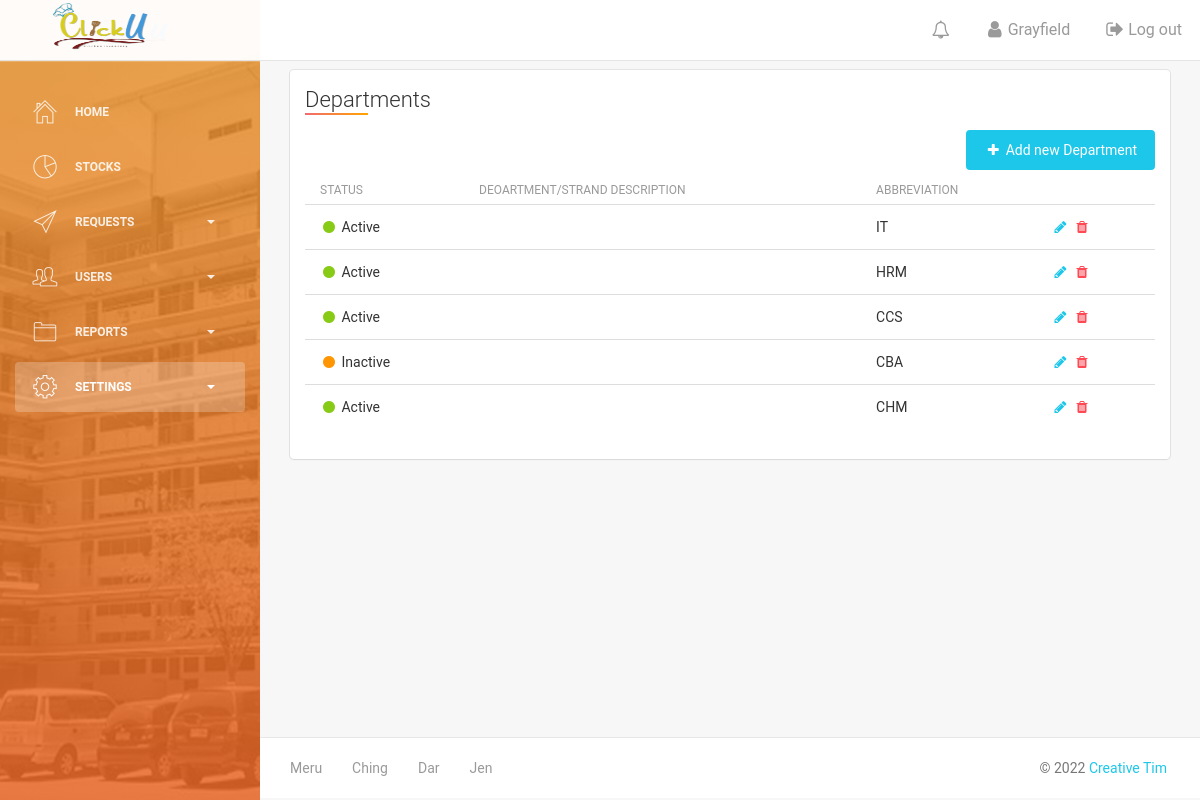
Page /manage_departments.php (signed in) on the committed database.
### tables this page shows
CREATE TABLE `department` (
  `dept_id` int(100) NOT NULL,
  `dept_name` varchar(50) NOT NULL
);

### manage_departments.php (the view, shortened to what this page needs)
<?php include('header.php') ?>
<br><br>
<div class="content" >
    <div class="container-fluid">
        <div class="row">
            <div class="col-md-12">
                <div class="card">
                    <div class="header">
                        <h4 class="title">Departments</h4>
                    </div>
                    <div class="content" style="overflow-x:auto;">
                      <div class="row">
                        <div class="col-md-7">
                        </div>
                        <div class="col-md-5">
                            <a href="?department_controlx" class="btn btn-info btn-fill pull-right"><i class="fa fa-plus"></i> Add new Department</a>
                        </div>
                      </div>
                    <table class="table table-hover">
                      <thead>
                        <tr>
                          <th>Status</th>
                          <th>Deoartment/Strand Description</th>
                          <th>Abbreviation</th>
                          <th></th>
                        </tr>
                      </thead>
                      <tbody>
                        <?php
                        $fetchdepartment = "SELECT *
                                    FROM department
                                    order by dept_id  ";
                        $result = mysqli_query($dbcon,$fetchdepartment);
                        foreach ($result as $key => $value) {
                          ?>
                          <tr>
                            <td> <?php $check = mysqli_query($dbcon,"SELECT * FROM users where dept_id = ".$value['dept_id']);
                            if (mysqli_num_rows($check)>0) {
                              ?>
                              <i class="fa fa-circle text-success"></i> Active
                              <?php
                            }else {
                              ?>
                              <i class="fa fa-circle text-warning"></i> Inactive
                              <?php
                            } ?> </td>
                            <td><?php echo $value['description'] ?></td>
                            <td><?php echo $value['dept_name'] ?></td>
                            <td>
                              <span>
                            <a href="?update_dept=<?php echo $value['dept_id']; ?>"class=""><i class="fa fa-pencil text-info"></i></a>
                            </span>
                            <span>
                          <a href="?remove_department=<?php echo $value['dept_id']; ?>"class=""><i class="fa fa-trash text-danger"></i></a>
                          </span>
                          </td>
                          </tr>
                          <?php
                        } ?>
                      </tbody>
                    </table>
                   </div>
              </div>
              </div>
            </div>
          </div>
    </div>
            <?php include('dataTables2.php') ?>
<?php include('footer.php') ?>

### assets/css/style.css (style rules this page uses)
.title { color: #F16A70; display: inline-block; font-size: 30; text-decoration: none; background-image: linear-gradient(to right, #F16A70, orange); background-position: bottom left; background-repeat: no-repeat; background-size: 50% 2px; transition: background-size .5s ease; }

### rows in the picture
department: shows "Active", dept_name "IT"
department: shows "Active", dept_name "HRM"
department: shows "Active", dept_name "CCS"
department: shows "Inactive", dept_name "CBA"
department: shows "Active", dept_name "CHM"

### other values in the picture
$_SESSION['username'] "Grayfield"
